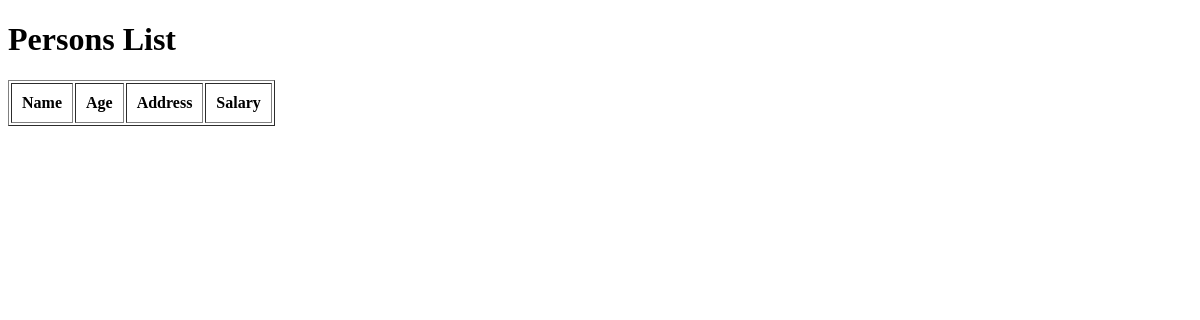
The app's page /names5/, older data.
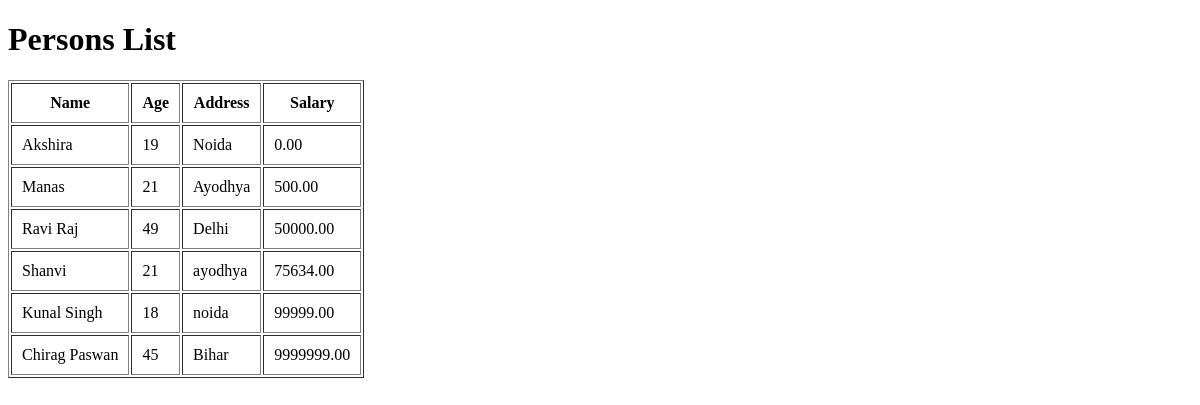
The same page, newer data.
### myapp/models.py (models this page shows, shortened)
class PersonPerson(models.Model):
    name = models.CharField(max_length=100)
    age = models.IntegerField()
    address = models.TextField()
    salary = models.DecimalField(max_digits=10, decimal_places=2)

### myapp/views.py (the view)
# urls.py: path('names5/', views.fetch5, name='fetch5'),
def fetch5(request):
    persons = Person.objects.all().order_by('salary')
    return render(request, 'fetch5.html', {'persons': persons})

### templates/fetch5.html (shortened to what this page needs)
<!DOCTYPE html>
<html lang="en">
<head>
</head>
<body>
    <h1>Persons List</h1>
    <table border="1" cellpadding="10">
        <thead>
            <tr>
                <th>Name</th>
                <th>Age</th>
                <th>Address</th>
                <th>Salary</th>
            </tr>
        </thead>
        <tbody>
            {% for person in persons %}
            <tr>
                <td>{{ person.name }}</td>
                <td>{{ person.age }}</td>
                <td>{{ person.address }}</td>
                <td>{{ person.salary }}</td>
            </tr>
            {% endfor %}
        </tbody>
    </table>
</body>
</html>

Row changes from the older to the newer data that the page shows:
added PersonPerson: name "Akshira", age "19", address "Noida", salary "0.00"
added PersonPerson: name "Manas", age "21", address "Ayodhya", salary "500.00"
added PersonPerson: name "Ravi Raj", age "49", address "Delhi", salary "50000.00"
added PersonPerson: name "Shanvi", age "21", address "ayodhya", salary "75634.00"
added PersonPerson: name "Kunal Singh", age "18", address "noida", salary "99999.00"
added PersonPerson: name "Chirag Paswan", age "45", address "Bihar", salary "9999999.00"
